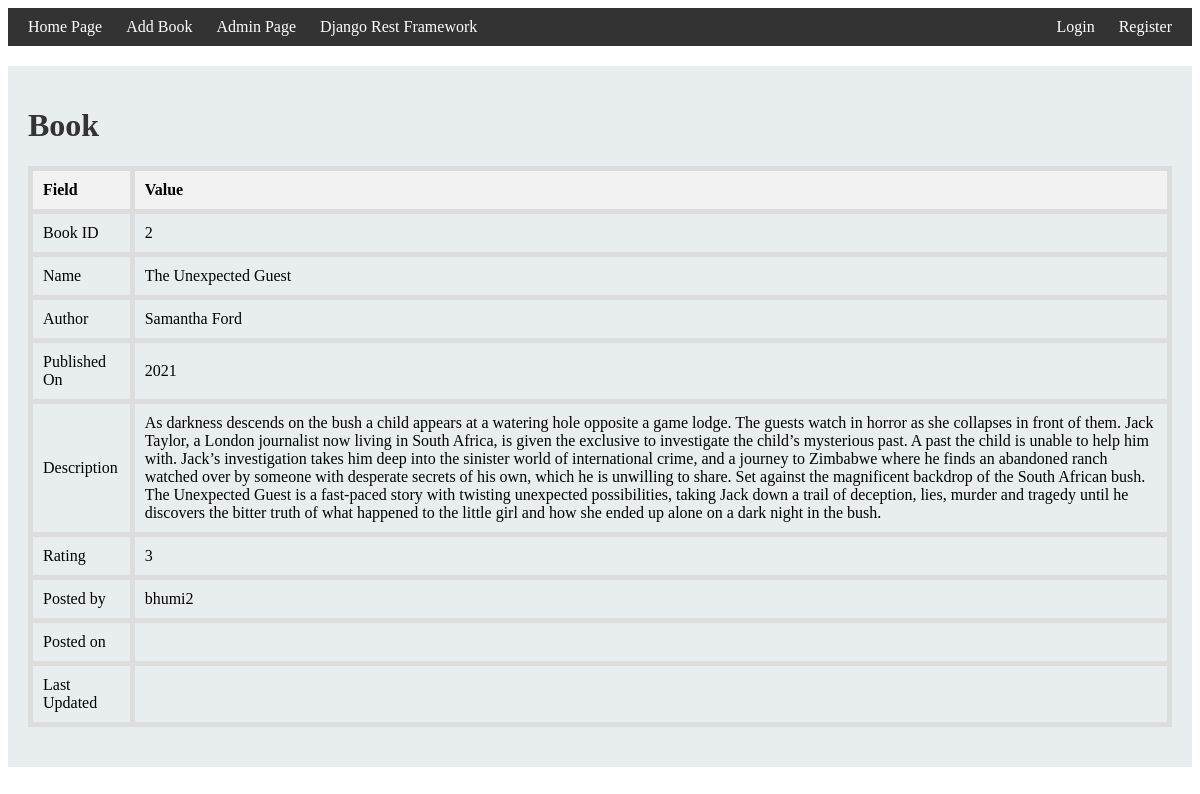
The app's page /book/5/ with its own data.
### books/models.py (models this page shows)
class Book(models.Model):
    title = models.CharField(max_length=200)
    book_id = models.IntegerField()
    author = models.CharField(max_length=100)
    publishedby_year = models.IntegerField()
    rating = models.PositiveIntegerField(
        validators=[MaxValueValidator(10), MinValueValidator(1)]
    )
    description = models.TextField(null=True, blank=True)
    updated = models.DateTimeField(auto_now=True)
    posted_by = models.ForeignKey(User, on_delete=models.CASCADE, related_name="books")
    def __str__(self):
        return self.title

### books/views.py (the view)
# urls.py: path("book/<str:pk>/", book, name="book"),
def book(request, pk):
    book = Book.objects.get(id=pk)
    context = {"page_title": "Book", "book": book}
    print(context)
    return render(request, "book.html", context)

### templates/book.html (shortened to what this page needs)
{% extends "layout.html" %}
{% block content %}
<div id="book-details">
    <h1>{{page_title}}</h1>
    <table>
        <tr>
            <th>Field</th>
            <th>Value</th>
        </tr>
        <tr>
            <td>Book ID</td>
            <td>{{book.book_id}}</td>
        </tr>
        <tr>
            <td>Name</td>
            <td>{{ book.title }}</td>
        </tr>
        <tr>
            <td>Author</td>
            <td>{{ book.author}}</td>
        </tr>
        <tr>
            <td>Published On</td>
            <td>{{book.publishedby_year}}</td>
        </tr>
        <tr>
            <td>Description</td>
            <td>{{ book.description}}</td>
        </tr>
        <tr>
            <td>Rating</td>
            <td>{{book.rating}}</td>
        </tr>
        <tr>
            <td>Posted by</td>
            <td>{{book.posted_by}}</td>
        </tr>
        <tr>
            <td>Posted on</td>
            <td>{{book.created_at}}</td>
        </tr>
        <tr>
            <td>Last Updated</td>
            <td>{{ book.updated_at}}</td>
        </tr>
    </table>
</div>
{% endblock %}

### templates/book.html (style rules this page uses)
#book-details { background-color: rgb(232, 238, 240); padding: 20px; margin: 20px 0; }
#book-details table { width: 100%; border-collapse: collapse; margin-bottom: 20px; }
#book-details th, #book-details td { border: 5px solid #ddd; padding: 10px; text-align: left; }
#book-details th { background-color: #f2f2f2; }
#book-details h1 { color: #333; }

### records on screen
Book: book_id "2", title "The Unexpected Guest", author "Samantha Ford", publishedby_year "2021", description "As darkness descends on the bush a child appears at a watering hole opposite a game lodge. The guests watch in horror as she collapses in front of them. Jack Taylor, a London journalist now living in South Africa, is given the exclusive to investigate the child’s mysterious past. A past the child is unable to help him with. Jack’s investigation takes him deep into the sinister world of international crime, and a journey to Zimbabwe where he finds an abandoned ranch watched over by someone with desperate secrets of his own, which he is unwilling to share. Set against the magnificent backdrop of the South African bush. The Unexpected Guest is a fast-paced story with twisting unexpected…", rating "3", posted_by "bhumi2"

### other values on screen
{{ page_title }} "Book"
